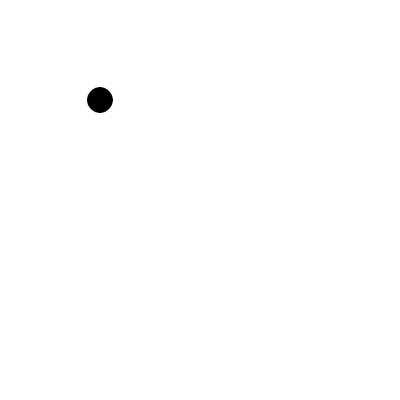
Frame 1 (no input)
Frame 60 (no input): identical to frame 1, image omitted
Frame 120 (the mouse pressed at the canvas centre since frame 60): identical to frame 1, image omitted

The p5.js sketch that drew this single still picture (run headless with seeded random() and noise() and a simulated clock; from frame 60 on, the mouse is pressed at the canvas centre):

// p5.js sketch
// ── sketch.js
var x = 100;
var y = 100;
 
function setup() 
{
  createCanvas(400, 400);
}
 
function draw() 
{

  background(255);
  fill(0);
  ellipseMode(CENTER);
  ellipse(x, y, 25, 25);	
}
 
function keyPressed()
{
  x = random(0, width);
  y = random(0, height);
 
}
